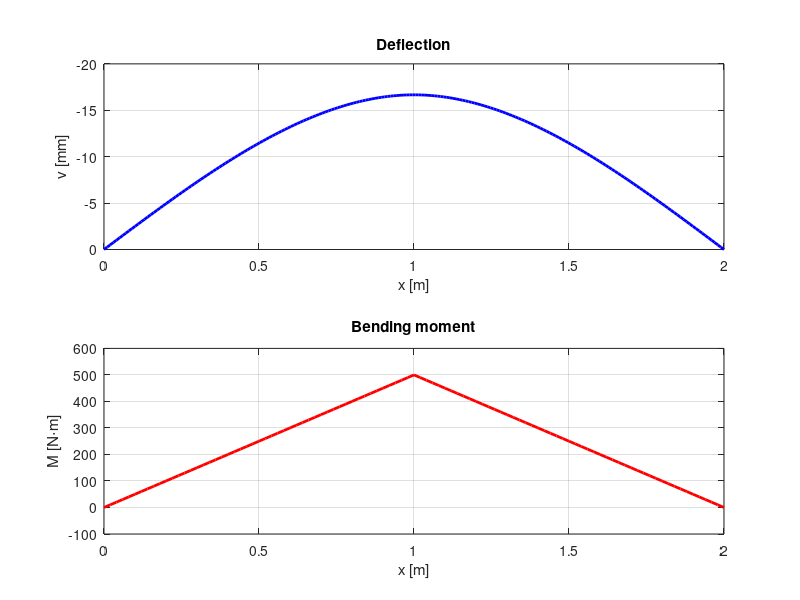

MATLAB code for this plot: (Note: this script raises an error after producing the figure.)
% fem_beam_simple.m -- Chapter 5: Worked Example
% Simply supported Euler-Bernoulli beam, 2 equal elements
% L = 2 m, EI = 1e4 N*m^2, P = 1000 N at midspan
% Sign convention: upward-positive displacement, CCW-positive rotation
% Units: N, m
clear; clc; close all;

%% --- Parameters ---
L  = 2;      % total beam length [m]
Le = L/2;    % element length [m]
EI = 1e4;    % bending stiffness [N*m^2]
P  = 1000;   % applied load [N] (downward, enters as -P)

nNodes = 3;  nEl = 2;  nDOF = 2*nNodes;   % 6 DOFs total
% DOF map: node i -> (2i-1) = v_i, (2i) = theta_i
% DOFs: [v1 th1 v2 th2 v3 th3] = [1 2 3 4 5 6]

%% --- Element stiffness matrix ---
K0 = EI / Le^3;
fprintf('K0 = EI/Le^3 = %.4g N/m\n\n', K0);

Ce = [12   6*Le   -12   6*Le;
      6*Le 4*Le^2 -6*Le 2*Le^2;
     -12  -6*Le    12  -6*Le;
      6*Le 2*Le^2 -6*Le 4*Le^2];

ke = K0 * Ce;
fprintf('=== Element stiffness matrix k_e [N/m, N, N*m] ===\n');
fprintf('(K0 = %.4g N/m; Le = %.4g m)\n', K0, Le);
disp(ke);

%% --- Global assembly ---
K = zeros(nDOF);
for e = 1:nEl
    n1 = e; n2 = e+1;
    dofs = [2*n1-1, 2*n1, 2*n2-1, 2*n2];
    K(dofs, dofs) = K(dofs, dofs) + ke;
end
fprintf('=== Assembled 6x6 Global K [N/m or N or N*m] ===\n');
disp(K/K0);
fprintf('(all entries above multiplied by 1/K0)\n\n');

%% --- Load vector and BCs ---
F = zeros(nDOF, 1);
F(3) = -P;   % downward load at node 2 (DOF 3 = v2)

fixedDOFs = [1, 5];   % v1=0, v3=0 (pin and roller)
freeDOFs  = [2, 3, 4, 6];

Kff = K(freeDOFs, freeDOFs);
Ff  = F(freeDOFs);

fprintf('=== Reduced 4x4 System (free DOFs: th1 v2 th2 th3) ===\n');
fprintf('Kff =\n'); disp(Kff);
fprintf('Ff = [%.1f; %.1f; %.1f; %.1f] N or N*m\n\n', Ff(1),Ff(2),Ff(3),Ff(4));

%% --- Solve ---
u_free = Kff \ Ff;
u = zeros(nDOF, 1);
u(freeDOFs) = u_free;

fprintf('=== Nodal Displacements ===\n');
fprintf('v1    = %+.6f m  (fixed)\n', u(1));
fprintf('th1   = %+.6f rad\n', u(2));
fprintf('v2    = %+.6f m  (= %.4f mm)\n', u(3), u(3)*1000);
fprintf('th2   = %+.6f rad\n', u(4));
fprintf('v3    = %+.6f m  (fixed)\n', u(5));
fprintf('th3   = %+.6f rad\n', u(6));

% Analytical check
v2_analytic = P*L^3/(48*EI);
fprintf('\nAnalytical v2 = PL^3/(48EI) = %.6f m = %.4f mm\n', v2_analytic, v2_analytic*1000);
fprintf('FEM error = %.2e %%\n\n', abs(u(3)-v2_analytic)/v2_analytic*100);

%% --- Reactions ---
R = K*u - F;
fprintf('=== Support Reactions ===\n');
fprintf('R1 (v1): %+.4f N\n', R(1));
fprintf('R3 (v3): %+.4f N\n', R(5));
fprintf('Sum F:   %+.6f N (should be 0)\n\n', R(1)+R(5)-P);

%% --- Bending moment along beam ---
n_pts = 51;
M_all = []; x_all = [];
for e = 1:nEl
    n1 = e; n2 = e+1;
    dofs = [2*n1-1, 2*n1, 2*n2-1, 2*n2];
    ue = u(dofs);
    xi = linspace(0, Le, n_pts);
    % Second derivative of Hermite functions (curvature-displacement matrix)
    H1pp = (12*xi/Le^3 - 6/Le^2);
    H2pp = (6*xi/Le^2 - 4/Le);
    H3pp = (-12*xi/Le^3 + 6/Le^2);
    H4pp = (6*xi/Le^2 - 2/Le);
    % Bending moment M = EI * v''  (sagging positive)
    My = EI * (H1pp*ue(1) + H2pp*ue(2) + H3pp*ue(3) + H4pp*ue(4));
    x_el = (e-1)*Le + xi;
    M_all = [M_all, My];
    x_all = [x_all, x_el];
end
M_max = max(abs(M_all));
fprintf('=== Bending Moment ===\n');
fprintf('M_max = %.4f N*m  (analytical PL/4 = %.4f N*m)\n\n', M_max, P*L/4);

%% --- Figure ---
figure('Color','white','Position',[100 100 800 500]);
subplot(2,1,1);
x_plot = [0, Le, 2*Le]; v_plot = [u(1), u(3), u(5)]*1000;
xi_fine = linspace(0, L, 200);
v_fine = zeros(size(xi_fine));
for i = 1:length(xi_fine)
    xi = xi_fine(i);
    e = min(floor(xi/Le)+1, nEl);
    x_loc = xi - (e-1)*Le;
    n1=e; n2=e+1; dofs=[2*n1-1,2*n1,2*n2-1,2*n2]; ue=u(dofs);
    h1 = 1 - 3*(x_loc/Le)^2 + 2*(x_loc/Le)^3;
    h2 = x_loc*(1-x_loc/Le)^2;
    h3 = 3*(x_loc/Le)^2 - 2*(x_loc/Le)^3;
    h4 = x_loc*((x_loc/Le)^2 - x_loc/Le);
    v_fine(i) = (h1*ue(1)+h2*ue(2)+h3*ue(3)+h4*ue(4))*1000;
end
plot(xi_fine, v_fine, 'b-', 'LineWidth', 2);
xlabel('x [m]'); ylabel('v [mm]');
title('Deflection'); grid on; set(gca,'YDir','reverse');

subplot(2,1,2);
plot(x_all, M_all, 'r-', 'LineWidth', 2);
xlabel('x [m]'); ylabel('M [N\cdotm]');
title('Bending moment'); grid on;
yline(0,'k--');

exportgraphics(gcf,'../figures/beam_simple_results.pdf','ContentType','vector');
exportgraphics(gcf,'../figures/beam_simple_results.png','Resolution',300);
fprintf('Figures saved.\n');
